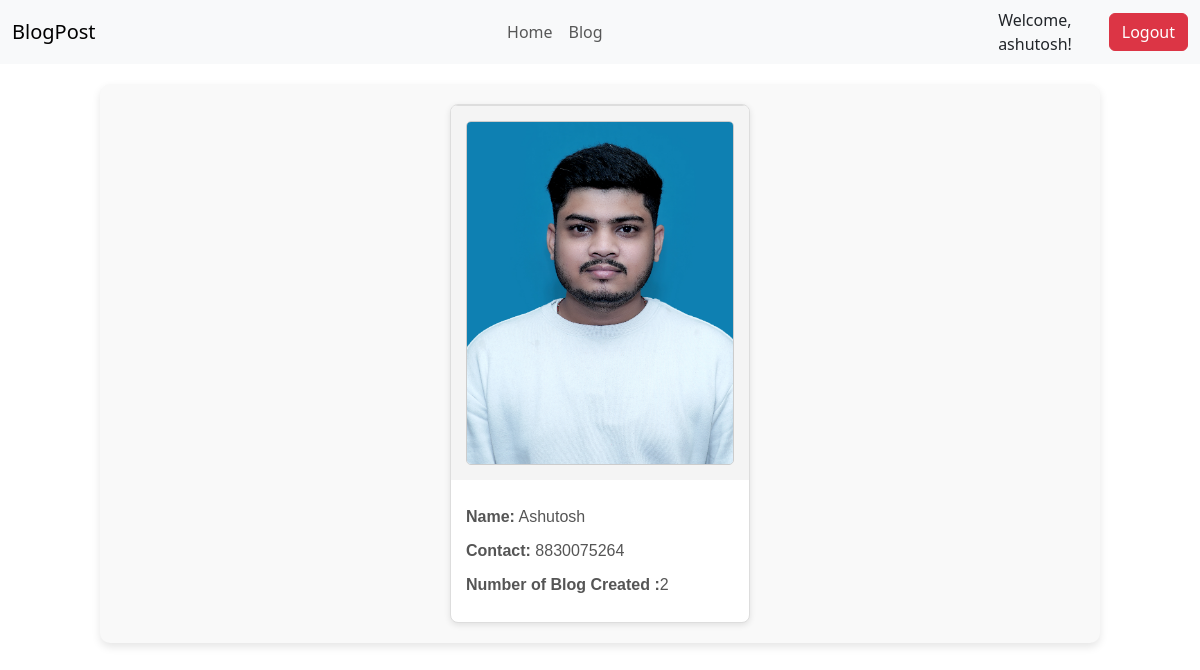
The app's page /details/ (signed in) with its own data.
### app/models.py (models this page shows, shortened)
class user(models.Model):
    username = models.CharField("Username", max_length=10 ,unique=True)
    password = models.CharField("Password", max_length=16)
    name =  models.CharField("Name", max_length=20)
    contact = models.CharField("Contact", max_length=10,)
    image = models.ImageField("Image",upload_to = "images/")

### app/views.py (the view)
# urls.py: path('details/',views.details,name="Details")
def details(request):
    username = request.session.get('username')
    obj = user.objects.get(username = username)
    no_blogs = blog.objects.filter(name=obj).count()
    return render(request,"app/details.html",{'obj':obj,'no_blogs':no_blogs})

### app/templates/app/details.html (shortened to what this page needs)
{% extends "app/base.html" %}
{% block content %}
<div class="card-container">
    <div class="card">
       <div class="card-image">
          <img src="{{ obj.image.url }}" alt="Image" />
       </div>
       <div class="card-content">
             <p><strong>Name:</strong> {{ obj.name }}</p>
             <p><strong>Contact:</strong> {{ obj.contact }}</p>
             <p><strong>Number of Blog Created :</strong>{{no_blogs}}</p>
       </div>
    </div>
 </div>
{% endblock  %}

### static/app/style.css (style rules this page uses)
.card-container { display: flex; flex-wrap: wrap; gap: 20px; justify-content: center; }
.card { width: 300px; background-color: #fff; border: 1px solid #ddd; border-radius: 8px; box-shadow: 0 2px 6px rgba(0, 0, 0, 0.1); overflow: hidden; transition: transform 0.3s ease, box-shadow 0.3s ease; }
.card-content { padding: 15px; }
.card-content p { margin: 10px 0; font-size: 1rem; color: #555; }
.card-image { text-align: center; padding: 15px; background-color: #f4f4f4; border-top: 1px solid #ddd; }
.card-image img { max-width: 100%; height: auto; border-radius: 5px; border: 1px solid #ccc; }

### records on screen
user: image (picture), name "Ashutosh", contact "8830075264"

### other values on screen
{{ request.session.username }} "ashutosh"
{{ no_blogs }} "2"
